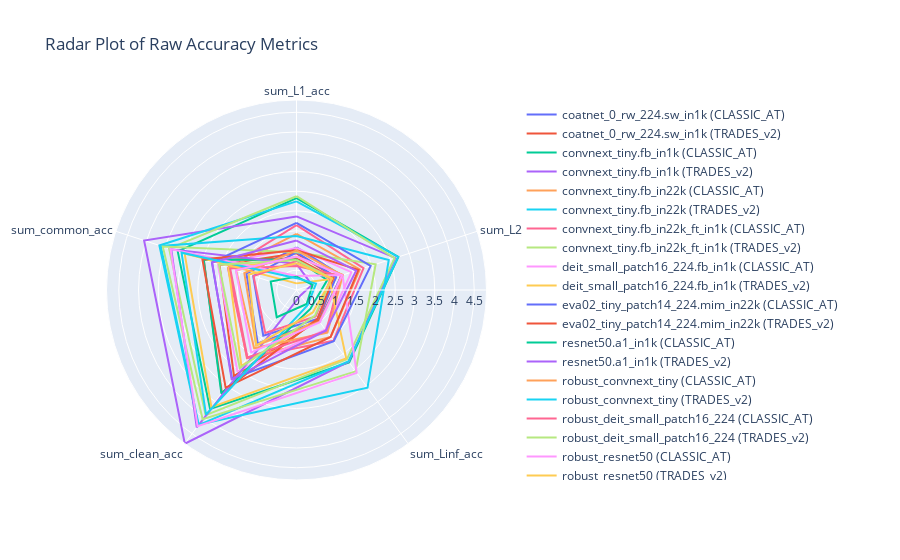

Notebook code for this chart:
### Code cell
import pandas as pd
import numpy as np
import plotly.graph_objects as go
import plotly.express as px

# Assuming `df1` and `df_per_row_sums` already exist

# Define metrics
metrics = ['sum_L1_acc', 'sum_L2_acc', 'sum_Linf_acc', 'sum_clean_acc', 'sum_common_acc']

# Assign a unique color per observation
unique_labels = [f"{b} ({l})" for b, l in df_per_row_sums.index]
color_map = dict(zip(
    unique_labels,
    px.colors.qualitative.Plotly * (len(unique_labels) // len(px.colors.qualitative.Plotly) + 1)  # ensure enough colors
))

# Create radar plot
fig = go.Figure()

for (backbone, loss), row in df_per_row_sums.iterrows():
    label = f"{backbone} ({loss})"
    fig.add_trace(go.Scatterpolar(
        r=row.tolist() + [row.tolist()[0]],  # Close the loop
        theta=metrics + [metrics[0]],
        mode='lines',
        name=label,
        line=dict(width=2, color=color_map[label])
    ))

fig.update_layout(
    title="Radar Plot of Raw Accuracy Metrics",
    polar=dict(
        radialaxis=dict(visible=True),
        angularaxis=dict(direction="clockwise")
    ),
    showlegend=True
)

fig.show()

### Figure 1 — Plotly figure (JSON) as saved in the notebook; plotly's stock layout.template omitted (floating-point values rounded to 4 significant figures)
{"data": [{"line": {"color": "#636EFA", "width": 2}, "mode": "lines", "name": "coatnet_0_rw_224.sw_in1k (CLASSIC_AT)", "r": [1.08, 1.201, 0.97, 1.671, 1.332, 1.08], "theta": ["sum_L1_acc", "sum_L2_acc", "sum_Linf_acc", "sum_clean_acc", "sum_common_acc", "sum_L1_acc"], "type": "scatterpolar"}, {"line": {"color": "#EF553B", "width": 2}, "mode": "lines", "name": "coatnet_0_rw_224.sw_in1k (TRADES_v2)", "r": [0.929, 1.036, 0.9427, 2.693, 2.051, 0.929], "theta": ["sum_L1_acc", "sum_L2_acc", "sum_Linf_acc", "sum_clean_acc", "sum_common_acc", "sum_L1_acc"], "type": "scatterpolar"}, {"line": {"color": "#00CC96", "width": 2}, "mode": "lines", "name": "convnext_tiny.fb_in1k (CLASSIC_AT)", "r": [2.326, 2.71, 2.269, 3.724, 3.162, 2.326], "theta": ["sum_L1_acc", "sum_L2_acc", "sum_Linf_acc", "sum_clean_acc", "sum_common_acc", "sum_L1_acc"], "type": "scatterpolar"}, {"line": {"color": "#AB63FA", "width": 2}, "mode": "lines", "name": "convnext_tiny.fb_in1k (TRADES_v2)", "r": [1.864, 2.63, 2.243, 4.811, 4.057, 1.864], "theta": ["sum_L1_acc", "sum_L2_acc", "sum_Linf_acc", "sum_clean_acc", "sum_common_acc", "sum_L1_acc"], "type": "scatterpolar"}, {"line": {"color": "#FFA15A", "width": 2}, "mode": "lines", "name": "convnext_tiny.fb_in22k (CLASSIC_AT)", "r": [1.42, 1.686, 1.468, 2.135, 1.791, 1.42], "theta": ["sum_L1_acc", "sum_L2_acc", "sum_Linf_acc", "sum_clean_acc", "sum_common_acc", "sum_L1_acc"], "type": "scatterpolar"}, {"line": {"color": "#19D3F3", "width": 2}, "mode": "lines", "name": "convnext_tiny.fb_in22k (TRADES_v2)", "r": [2.244, 2.708, 2.234, 4.228, 3.651, 2.244], "theta": ["sum_L1_acc", "sum_L2_acc", "sum_Linf_acc", "sum_clean_acc", "sum_common_acc", "sum_L1_acc"], "type": "scatterpolar"}, {"line": {"color": "#FF6692", "width": 2}, "mode": "lines", "name": "convnext_tiny.fb_in22k_ft_in1k (CLASSIC_AT)", "r": [1.644, 1.784, 1.589, 2.125, 1.827, 1.644], "theta": ["sum_L1_acc", "sum_L2_acc", "sum_Linf_acc", "sum_clean_acc", "sum_common_acc", "sum_L1_acc"], "type": "scatterpolar"}, {"line": {"color": "#B6E880", "width": 2}, "mode": "lines", "name": "convnext_tiny.fb_in22k_ft_in1k (TRADES_v2)", "r": [2.374, 2.609, 2.17, 3.914, 3.392, 2.374], "theta": ["sum_L1_acc", "sum_L2_acc", "sum_Linf_acc", "sum_clean_acc", "sum_common_acc", "sum_L1_acc"], "type": "scatterpolar"}, {"line": {"color": "#FF97FF", "width": 2}, "mode": "lines", "name": "deit_small_patch16_224.fb_in1k (CLASSIC_AT)", "r": [1.066, 1.461, 1.24, 2.546, 2.091, 1.066], "theta": ["sum_L1_acc", "sum_L2_acc", "sum_Linf_acc", "sum_clean_acc", "sum_common_acc", "sum_L1_acc"], "type": "scatterpolar"}, {"line": {"color": "#FECB52", "width": 2}, "mode": "lines", "name": "deit_small_patch16_224.fb_in1k (TRADES_v2)", "r": [0.781, 0.989, 0.9023, 2.373, 1.812, 0.781], "theta": ["sum_L1_acc", "sum_L2_acc", "sum_Linf_acc", "sum_clean_acc", "sum_common_acc", "sum_L1_acc"], "type": "scatterpolar"}, {"line": {"color": "#636EFA", "width": 2}, "mode": "lines", "name": "eva02_tiny_patch14_224.mim_in22k (CLASSIC_AT)", "r": [0.9512, 1.058, 0.9029, 1.433, 1.153, 0.9512], "theta": ["sum_L1_acc", "sum_L2_acc", "sum_Linf_acc", "sum_clean_acc", "sum_common_acc", "sum_L1_acc"], "type": "scatterpolar"}, {"line": {"color": "#EF553B", "width": 2}, "mode": "lines", "name": "eva02_tiny_patch14_224.mim_in22k (TRADES_v2)", "r": [0.8, 0.979, 0.904, 3.217, 2.468, 0.8], "theta": ["sum_L1_acc", "sum_L2_acc", "sum_Linf_acc", "sum_clean_acc", "sum_common_acc", "sum_L1_acc"], "type": "scatterpolar"}, {"line": {"color": "#00CC96", "width": 2}, "mode": "lines", "name": "resnet50.a1_in1k (CLASSIC_AT)", "r": [0.771, 0.818, 0.5943, 3.238, 2.47, 0.771], "theta": ["sum_L1_acc", "sum_L2_acc", "sum_Linf_acc", "sum_clean_acc", "sum_common_acc", "sum_L1_acc"], "type": "scatterpolar"}, {"line": {"color": "#AB63FA", "width": 2}, "mode": "lines", "name": "resnet50.a1_in1k (TRADES_v2)", "r": [0.6623, 0.4107, 0.171, 4.296, 3.334, 0.6623], "theta": ["sum_L1_acc", "sum_L2_acc", "sum_Linf_acc", "sum_clean_acc", "sum_common_acc", "sum_L1_acc"], "type": "scatterpolar"}, {"line": {"color": "#FFA15A", "width": 2}, "mode": "lines", "name": "robust_convnext_tiny (CLASSIC_AT)", "r": [0.844, 1.234, 1.333, 1.826, 1.607, 0.844], "theta": ["sum_L1_acc", "sum_L2_acc", "sum_Linf_acc", "sum_clean_acc", "sum_common_acc", "sum_L1_acc"], "type": "scatterpolar"}, {"line": {"color": "#19D3F3", "width": 2}, "mode": "lines", "name": "robust_convnext_tiny (TRADES_v2)", "r": [1.369, 2.456, 3.06, 4.213, 3.615, 1.369], "theta": ["sum_L1_acc", "sum_L2_acc", "sum_Linf_acc", "sum_clean_acc", "sum_common_acc", "sum_L1_acc"], "type": "scatterpolar"}, {"line": {"color": "#FF6692", "width": 2}, "mode": "lines", "name": "robust_deit_small_patch16_224 (CLASSIC_AT)", "r": [0.6102, 1.177, 1.28, 2.113, 1.767, 0.6102], "theta": ["sum_L1_acc", "sum_L2_acc", "sum_Linf_acc", "sum_clean_acc", "sum_common_acc", "sum_L1_acc"], "type": "scatterpolar"}, {"line": {"color": "#B6E880", "width": 2}, "mode": "lines", "name": "robust_deit_small_patch16_224 (TRADES_v2)", "r": [0.9537, 2.108, 2.545, 4.045, 3.559, 0.9537], "theta": ["sum_L1_acc", "sum_L2_acc", "sum_Linf_acc", "sum_clean_acc", "sum_common_acc", "sum_L1_acc"], "type": "scatterpolar"}, {"line": {"color": "#FF97FF", "width": 2}, "mode": "lines", "name": "robust_resnet50 (CLASSIC_AT)", "r": [0.3556, 1.225, 2.593, 4.261, 3.352, 0.3556], "theta": ["sum_L1_acc", "sum_L2_acc", "sum_Linf_acc", "sum_clean_acc", "sum_common_acc", "sum_L1_acc"], "type": "scatterpolar"}, {"line": {"color": "#FECB52", "width": 2}, "mode": "lines", "name": "robust_resnet50 (TRADES_v2)", "r": [0.168, 0.875, 2.141, 3.666, 2.978, 0.168], "theta": ["sum_L1_acc", "sum_L2_acc", "sum_Linf_acc", "sum_clean_acc", "sum_common_acc", "sum_L1_acc"], "type": "scatterpolar"}, {"line": {"color": "#636EFA", "width": 2}, "mode": "lines", "name": "swin_tiny_patch4_window7_224.ms_in1k (CLASSIC_AT)", "r": [1.698, 1.974, 1.605, 2.776, 2.253, 1.698], "theta": ["sum_L1_acc", "sum_L2_acc", "sum_Linf_acc", "sum_clean_acc", "sum_common_acc", "sum_L1_acc"], "type": "scatterpolar"}, {"line": {"color": "#EF553B", "width": 2}, "mode": "lines", "name": "swin_tiny_patch4_window7_224.ms_in1k (TRADES_v2)", "r": [1.008, 1.648, 1.47, 3.053, 2.505, 1.008], "theta": ["sum_L1_acc", "sum_L2_acc", "sum_Linf_acc", "sum_clean_acc", "sum_common_acc", "sum_L1_acc"], "type": "scatterpolar"}, {"line": {"color": "#00CC96", "width": 2}, "mode": "lines", "name": "vit_small_patch16_224.augreg_in1k (CLASSIC_AT)", "r": [0.3382, 0.4286, 0.4373, 0.8519, 0.6868, 0.3382], "theta": ["sum_L1_acc", "sum_L2_acc", "sum_Linf_acc", "sum_clean_acc", "sum_common_acc", "sum_L1_acc"], "type": "scatterpolar"}, {"line": {"color": "#AB63FA", "width": 2}, "mode": "lines", "name": "vit_small_patch16_224.augreg_in1k (TRADES_v2)", "r": [1.251, 1.587, 1.268, 2.794, 2.245, 1.251], "theta": ["sum_L1_acc", "sum_L2_acc", "sum_Linf_acc", "sum_clean_acc", "sum_common_acc", "sum_L1_acc"], "type": "scatterpolar"}, {"line": {"color": "#FFA15A", "width": 2}, "mode": "lines", "name": "vit_small_patch16_224.augreg_in21k (CLASSIC_AT)", "r": [1.005, 1.219, 0.9919, 1.736, 1.39, 1.005], "theta": ["sum_L1_acc", "sum_L2_acc", "sum_Linf_acc", "sum_clean_acc", "sum_common_acc", "sum_L1_acc"], "type": "scatterpolar"}, {"line": {"color": "#19D3F3", "width": 2}, "mode": "lines", "name": "vit_small_patch16_224.augreg_in21k (TRADES_v2)", "r": [0.2997, 0.5202, 0.4778, 3.898, 3.06, 0.2997], "theta": ["sum_L1_acc", "sum_L2_acc", "sum_Linf_acc", "sum_clean_acc", "sum_common_acc", "sum_L1_acc"], "type": "scatterpolar"}, {"line": {"color": "#FF6692", "width": 2}, "mode": "lines", "name": "vit_small_patch16_224.augreg_in21k_ft_in1k (CLASSIC_AT)", "r": [0.738, 0.908, 0.8257, 1.346, 1.144, 0.738], "theta": ["sum_L1_acc", "sum_L2_acc", "sum_Linf_acc", "sum_clean_acc", "sum_common_acc", "sum_L1_acc"], "type": "scatterpolar"}, {"line": {"color": "#B6E880", "width": 2}, "mode": "lines", "name": "vit_small_patch16_224.augreg_in21k_ft_in1k (TRADES_v2)", "r": [0.7597, 0.94, 0.7983, 2.443, 2.065, 0.7597], "theta": ["sum_L1_acc", "sum_L2_acc", "sum_Linf_acc", "sum_clean_acc", "sum_common_acc", "sum_L1_acc"], "type": "scatterpolar"}, {"line": {"color": "#FF97FF", "width": 2}, "mode": "lines", "name": "vit_small_patch16_224.dino (CLASSIC_AT)", "r": [0.8486, 1.216, 1.01, 1.951, 1.615, 0.8486], "theta": ["sum_L1_acc", "sum_L2_acc", "sum_Linf_acc", "sum_clean_acc", "sum_common_acc", "sum_L1_acc"], "type": "scatterpolar"}, {"line": {"color": "#FECB52", "width": 2}, "mode": "lines", "name": "vit_small_patch16_224.dino (TRADES_v2)", "r": [0.6765, 0.9456, 0.7032, 1.736, 1.271, 0.6765], "theta": ["sum_L1_acc", "sum_L2_acc", "sum_Linf_acc", "sum_clean_acc", "sum_common_acc", "sum_L1_acc"], "type": "scatterpolar"}], "layout": {"polar": {"angularaxis": {"direction": "clockwise"}, "radialaxis": {"visible": true}}, "showlegend": true, "title": {"text": "Radar Plot of Raw Accuracy Metrics"}}}
